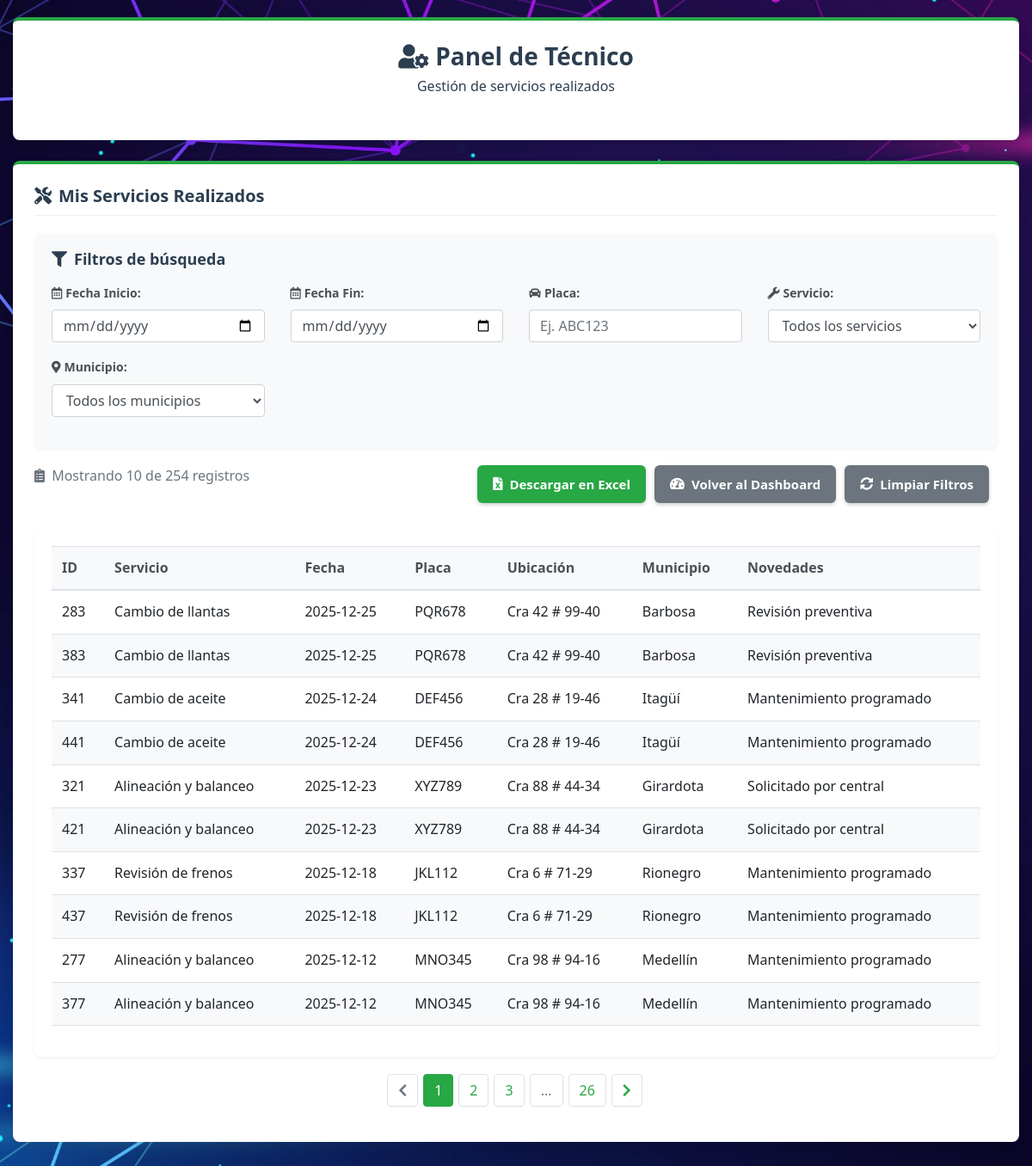
The app's page /consulta_general_tecnico.php (signed in) with its own data.
### tables this page shows
CREATE TABLE `servicios_realizados` (
  `Servicio_Realizado_id` int(11) NOT NULL,
  `Cedula_Empleado_id_Servicios_Realizados` int(11) DEFAULT NULL,
  `Vehiculo_id_Servicios_Realizados` varchar(20) DEFAULT NULL,
  `Servicio_id_Servicios_Realizados` int(11) DEFAULT NULL,
  `Fecha` date DEFAULT NULL,
  `municipio` int(11) DEFAULT 11,
  `Ubicación` varchar(255) DEFAULT NULL,
  `Novedades` text DEFAULT NULL,
  `Fotos` text DEFAULT NULL,
  `Detalle_Servicio` text DEFAULT NULL,
  `Custodia_Servicio` text DEFAULT NULL,
  `Facturación_Separada` tinyint(1) DEFAULT NULL
);

CREATE TABLE `servicios` (
  `Servicio_id` int(11) NOT NULL,
  `Nombre_Servicio` varchar(100) NOT NULL,
  `Descripción` varchar(255) DEFAULT NULL
);

CREATE TABLE `municipios` (
  `id` int(11) NOT NULL,
  `nombre` varchar(100) NOT NULL
);

### consulta_general_tecnico.php (the view, shortened to what this page needs)
<?php
$cedula_tecnico = $_SESSION['cedula'];
$host = "localhost";
$user = "root";
$password = "";
$database = "vial_servi";
$conn = new mysqli($host, $user, $password, $database);
$filtro_inicio   = isset($_GET['fecha_inicio']) ? $_GET['fecha_inicio'] : '';
$filtro_fin      = isset($_GET['fecha_fin']) ? $_GET['fecha_fin'] : '';
$filtro_placa    = isset($_GET['placa']) ? $_GET['placa'] : '';
$filtro_servicio = isset($_GET['servicio']) ? $_GET['servicio'] : '';
$filtro_municipio= isset($_GET['municipio']) ? $_GET['municipio'] : '';
$registros_por_pagina = 10;
$pagina_actual = isset($_GET['pagina']) ? intval($_GET['pagina']) : 1;
$offset = ($pagina_actual - 1) * $registros_por_pagina;
$sql_count = "
    SELECT COUNT(*) as total
    FROM servicios_realizados sr
    LEFT JOIN servicios s ON sr.Servicio_id_Servicios_Realizados = s.Servicio_id
    LEFT JOIN municipios m ON sr.municipio = m.id
    WHERE sr.Cedula_Empleado_id_Servicios_Realizados = ?
";
$sql = "
    SELECT
        sr.Servicio_Realizado_id,
        s.Nombre_Servicio,
        s.Descripción,
        sr.Fecha,
        sr.Ubicación,
        m.nombre AS Municipio,
        sr.Vehiculo_id_Servicios_Realizados AS Placa,
        sr.Novedades,
        sr.Detalle_Servicio,
        sr.Custodia_Servicio
    FROM servicios_realizados sr
    LEFT JOIN servicios s ON sr.Servicio_id_Servicios_Realizados = s.Servicio_id
    LEFT JOIN municipios m ON sr.municipio = m.id
    WHERE sr.Cedula_Empleado_id_Servicios_Realizados = ?
";
$params = [$cedula_tecnico];
$param_types = "i";
$stmt_count = $conn->prepare($sql_count);
$stmt_count->bind_param($param_types, ...$params);
$stmt_count->execute();
$result_count = $stmt_count->get_result();
$row_count = $result_count->fetch_assoc();
$total_registros = $row_count['total'];
$total_paginas = ceil($total_registros / $registros_por_pagina);
$sql .= " ORDER BY sr.Fecha DESC LIMIT ? OFFSET ?";
$params[] = $registros_por_pagina;
$params[] = $offset;
$param_types .= "ii";
$stmt = $conn->prepare($sql);
$stmt->bind_param($param_types, ...$params);
$stmt->execute();
$result = $stmt->get_result();
function construirUrlPaginacion($pagina) {
    $url = $_SERVER['PHP_SELF'] . '?pagina=' . $pagina;
    return $url;
}
?>
<!DOCTYPE html>
<html lang="es">
<head>
    <link rel="stylesheet" href="https://cdnjs.cloudflare.com/ajax/libs/bootstrap/4.6.2/css/bootstrap.min.css">
    <link rel="stylesheet" href="https://cdnjs.cloudflare.com/ajax/libs/font-awesome/5.15.4/css/all.min.css">
</head>
<body>
    <div class="container">
        <div class="dashboard-card mb-4">
            <div class="dashboard-header text-center">
                <h1 class="dashboard-title" style="color: var(--secondary-color); text-shadow: none;">
                    <i class="fas fa-user-cog mr-2"></i>Panel de Técnico
                </h1>
                <p class="dashboard-subtitle" style="color: var(--secondary-color); text-shadow: none;">
                    Gestión de servicios realizados
                </p>
            </div>
        </div>
        <div class="dashboard-card">
            <h5 class="card-title">
                <i class="fas fa-tools mr-2"></i>Mis Servicios Realizados
            </h5>
            <div class="filter-container">
                <h6 class="filter-title"><i class="fas fa-filter mr-2"></i>Filtros de búsqueda</h6>
                <form class="form" action="" method="GET" id="filterForm">
                    <div class="row">
                        <div class="col-md-3 col-sm-6">
                            <div class="form-group">
                                <label for="fecha_inicio"><i class="far fa-calendar-alt mr-1"></i>Fecha Inicio:</label>
                                <input  data-no-warning type="date" id="fecha_inicio" name="fecha_inicio" value="<?= htmlspecialchars(isset($_GET['fecha_inicio']) ? $_GET['fecha_inicio'] : ''); ?>" class="form-control auto-submit">
                            </div>
                        </div>
                        <div class="col-md-3 col-sm-6">
                            <div class="form-group">
                                <label for="fecha_fin"><i class="far fa-calendar-alt mr-1"></i>Fecha Fin:</label>
                                <input  data-no-warning type="date" id="fecha_fin" name="fecha_fin" value="<?= htmlspecialchars(isset($_GET['fecha_fin']) ? $_GET['fecha_fin'] : ''); ?>" class="form-control auto-submit">
                            </div>
                        </div>
                        <div class="col-md-3 col-sm-6">
                            <div class="form-group">
                                <label for="placa"><i class="fas fa-car mr-1"></i>Placa:</label>
                                <input  data-no-warning type="text" id="placa" name="placa" value="<?= htmlspecialchars($filtro_placa); ?>" placeholder="Ej. ABC123" class="form-control auto-submit">
                            </div>
                        </div>
                        <div class="col-md-3 col-sm-6">
                            <div class="form-group">
                                <label for="servicio"><i class="fas fa-wrench mr-1"></i>Servicio:</label>
                                <select  data-no-warning name="servicio" id="servicio" class="form-control auto-submit">
                                    <option value="">Todos los servicios</option>
                                </select>
                            </div>
                        </div>
                        <div class="col-md-3 col-sm-6">
                            <div class="form-group">
                                <label for="municipio"><i class="fas fa-map-marker-alt mr-1"></i>Municipio:</label>
                                <select  data-no-warning name="municipio" id="municipio" class="form-control auto-submit">
                                    <option value="">Todos los municipios</option>
                                </select>
                            </div>
                        </div>
                    </div>
                </form>
            </div>
            <div class="actions-bar">
                <div>
                    <?php if ($total_registros > 0): ?>
                    <span class="text-muted">
                        <i class="fas fa-clipboard-list mr-1"></i> Mostrando <?= min($registros_por_pagina, $result->num_rows) ?> de <?= $total_registros ?> registros
                    </span>
                    <?php endif; ?>
                </div>
                <div class="btn-group">
                    <a  data-no-warning href="?export=excel<?= (!empty($filtro_inicio) ? '&fecha_inicio=' . $filtro_inicio : '') ?><?= (!empty($filtro_fin) ? '&fecha_fin=' . $filtro_fin : '') ?><?= (!empty($filtro_placa) ? '&placa=' . $filtro_placa : '') ?><?= (!empty($filtro_servicio) ? '&servicio=' . $filtro_servicio : '') ?><?= (!empty($filtro_municipio) ? '&municipio=' . $filtro_municipio : '') ?>" class="dashboard-btn">
                        <i class="fas fa-file-excel"></i> Descargar en Excel
                    </a>
                    <a  data-no-warning href="dashboard.php" class="dashboard-btn dashboard-btn-secondary">
                        <i class="fas fa-tachometer-alt"></i> Volver al Dashboard
                    </a>
                    <a  data-no-warning href="consulta_general_tecnico.php" class="dashboard-btn dashboard-btn-secondary">
                        <i class="fas fa-sync-alt"></i> Limpiar Filtros
                    </a>
                </div>
            </div>
            <div class="table-container table-responsive">
                <?php
                if ($result->num_rows > 0) {
                    echo "<table class='table table-hover'>";
                    echo "<thead><tr>
                            <th>ID</th>
                            <th>Servicio</th>
                            <th>Fecha</th>
                            <th>Placa</th>
                            <th>Ubicación</th>
                            <th>Municipio</th>
                            <th>Novedades</th>
                            </tr></thead><tbody>";
                    while ($row = $result->fetch_assoc()) {
                        echo "<tr>
                                <td>" . htmlspecialchars($row['Servicio_Realizado_id']) . "</td>
                                <td>" . htmlspecialchars($row['Nombre_Servicio']) . "</td>
                                <td>" . htmlspecialchars($row['Fecha']) . "</td>
                                <td>" . htmlspecialchars($row['Placa']) . "</td>
                                <td>" . htmlspecialchars($row['Ubicación']) . "</td>
                                <td>" . htmlspecialchars($row['Municipio']) . "</td>
                                <td>" . htmlspecialchars($row['Novedades']) . "</td>
                              </tr>";
                    }
                    echo "</tbody></table>";
                } else {
                    echo "<div class='no-results'>
                            <i class='fas fa-search fa-3x mb-3'></i>
                            <p>No se encontraron servicios realizados con los filtros aplicados.</p>
                            <a href='consulta_general_tecnico.php' class='btn btn-outline-secondary mt-3'><i class='fas fa-sync-alt mr-2'></i>Limpiar filtros</a>
                          </div>";
                }
                ?>
            </div>
            <?php if ($total_paginas > 1): ?>
            <nav aria-label="Navegación de páginas">
                <ul class="pagination">
                    <li class="page-item <?= ($pagina_actual <= 1) ? 'disabled' : '' ?>">
                        <a class="page-link" href="<?= construirUrlPaginacion($pagina_actual - 1) ?>">
                            <i class="fas fa-chevron-left"></i>
                        </a>
                    </li>
                    <?php
                    $rango = 2;
                    $inicio_rango = max(1, $pagina_actual - $rango);
                    $fin_rango = min($total_paginas, $pagina_actual + $rango);
                    for ($i = $inicio_rango; $i <= $fin_rango; $i++) {
                        echo '<li class="page-item ' . ($i == $pagina_actual ? 'active' : '') . '">
                                <a class="page-link" href="' . construirUrlPaginacion($i) . '">' . $i . '</a>
                              </li>';
                    }
                    if ($fin_rango < $total_paginas) {
                        if ($fin_rango < $total_paginas - 1) {
                            echo '<li class="page-item disabled"><a class="page-link">...</a></li>';
                        }
                        echo '<li class="page-item"><a class="page-link" href="' . construirUrlPaginacion($total_paginas) . '">' . $total_paginas . '</a></li>';
                    }
                    ?>
                    <li class="page-item <?= ($pagina_actual >= $total_paginas) ? 'disabled' : '' ?>">
                        <a class="page-link" href="<?= construirUrlPaginacion($pagina_actual + 1) ?>">
                            <i class="fas fa-chevron-right"></i>
                        </a>
                    </li>
                </ul>
            </nav>
            <?php endif; ?>
        </div>
    </div>
</body>
</html>

### consulta_general_tecnico.php (style rules this page uses)
:root { --primary-color: #28a745; --secondary-color: #2c3e50; --text-color: #333; --light-text: #ffffff; --card-bg: #fff; --border-radius: 8px; --box-shadow: 0 4px 12px rgba(0,0,0,0.1); }
body { font-family: 'Segoe UI', Tahoma, Geneva, Verdana, sans-serif; background-image: url('Imagenes/Administrador.jpg'); background-size: cover; background-attachment: fixed; background-position: center; color: var(--text-color); line-height: 1.6; min-height: 100vh; padding-top: 20px; padding-bottom: 40px; }
.container { max-width: 1200px; margin: 0 auto; }
.dashboard-header { margin-bottom: 25px; position: relative; }
.dashboard-title { font-size: 28px; font-weight: 700; color: #fff; text-shadow: 1px 1px 3px rgba(0,0,0,0.8); margin-bottom: 5px; }
.dashboard-subtitle { font-size: 16px; color: #fff; text-shadow: 1px 1px 2px rgba(0,0,0,0.8); }
.dashboard-card { background-color: var(--card-bg); border-radius: var(--border-radius); box-shadow: var(--box-shadow); padding: 25px; margin-bottom: 25px; border-top: 4px solid var(--primary-color); }
.card-title { font-size: 20px; font-weight: 600; margin-bottom: 20px; padding-bottom: 10px; border-bottom: 1px solid #eee; color: var(--secondary-color); }
.dashboard-btn { display: inline-flex; align-items: center; gap: 8px; padding: 10px 18px; background-color: var(--primary-color); color: white; border-radius: 6px; cursor: pointer; text-decoration: none; display: inline-flex; align-items: center; gap: 8px; font-size: 15px; font-weight: 600; transition: all 0.3s ease; margin-right: 10px; box-shadow: 0 2px 4px rgba(0, 0, 0, 0.2); }
.dashboard-btn-secondary { background-color: #6c757d; }
.filter-container { background-color: #f8f9fa; border-radius: 8px; padding: 20px; margin-bottom: 20px; box-shadow: 0 2px 4px rgba(0,0,0,0.05); }
.filter-title { font-size: 18px; font-weight: 600; margin-bottom: 15px; color: var(--secondary-color); }
.form-group label { font-weight: 600; font-size: 14px; color: #495057; }
.table-container { background-color: #fff; border-radius: 8px; padding: 20px; box-shadow: 0 2px 4px rgba(0,0,0,0.05); }
table { width: 100%; border-collapse: collapse; }
th { background-color: #f8f9fa; color: #495057; font-weight: 600; text-align: left; padding: 12px 15px; border-bottom: 2px solid #dee2e6; }
td { padding: 12px 15px; border-bottom: 1px solid #dee2e6; vertical-align: middle; }
tr:nth-child(even) { background-color: #f8f9fa; }
.pagination { justify-content: center; margin-top: 20px; }
.page-link { color: var(--primary-color); border-radius: 4px; margin: 0 3px; }
.page-item.active .page-link { background-color: var(--primary-color); border-color: var(--primary-color); }
.actions-bar { display: flex; justify-content: space-between; margin-bottom: 20px; flex-wrap: wrap; }
.actions-bar .btn-group { margin-bottom: 10px; }

### records on screen
servicios_realizados: Servicio_Realizado_id "283", Servicio_id_Servicios_Realizados.Nombre_Servicio "Cambio de llantas", Fecha "2025-12-25", Vehiculo_id_Servicios_Realizados "PQR678", Ubicación "Cra 42 # 99-40", municipio.nombre "Barbosa", Novedades "Revisión preventiva"
servicios_realizados: Servicio_Realizado_id "383", Servicio_id_Servicios_Realizados.Nombre_Servicio "Cambio de llantas", Fecha "2025-12-25", Vehiculo_id_Servicios_Realizados "PQR678", Ubicación "Cra 42 # 99-40", municipio.nombre "Barbosa", Novedades "Revisión preventiva"
servicios_realizados: Servicio_Realizado_id "341", Servicio_id_Servicios_Realizados.Nombre_Servicio "Cambio de aceite", Fecha "2025-12-24", Vehiculo_id_Servicios_Realizados "DEF456", Ubicación "Cra 28 # 19-46", municipio.nombre "Itagüí", Novedades "Mantenimiento programado"
servicios_realizados: Servicio_Realizado_id "441", Servicio_id_Servicios_Realizados.Nombre_Servicio "Cambio de aceite", Fecha "2025-12-24", Vehiculo_id_Servicios_Realizados "DEF456", Ubicación "Cra 28 # 19-46", municipio.nombre "Itagüí", Novedades "Mantenimiento programado"
servicios_realizados: Servicio_Realizado_id "321", Servicio_id_Servicios_Realizados.Nombre_Servicio "Alineación y balanceo", Fecha "2025-12-23", Vehiculo_id_Servicios_Realizados "XYZ789", Ubicación "Cra 88 # 44-34", municipio.nombre "Girardota", Novedades "Solicitado por central"
servicios_realizados: Servicio_Realizado_id "421", Servicio_id_Servicios_Realizados.Nombre_Servicio "Alineación y balanceo", Fecha "2025-12-23", Vehiculo_id_Servicios_Realizados "XYZ789", Ubicación "Cra 88 # 44-34", municipio.nombre "Girardota", Novedades "Solicitado por central"
servicios_realizados: Servicio_Realizado_id "337", Servicio_id_Servicios_Realizados.Nombre_Servicio "Revisión de frenos", Fecha "2025-12-18", Vehiculo_id_Servicios_Realizados "JKL112", Ubicación "Cra 6 # 71-29", municipio.nombre "Rionegro", Novedades "Mantenimiento programado"
servicios_realizados: Servicio_Realizado_id "437", Servicio_id_Servicios_Realizados.Nombre_Servicio "Revisión de frenos", Fecha "2025-12-18", Vehiculo_id_Servicios_Realizados "JKL112", Ubicación "Cra 6 # 71-29", municipio.nombre "Rionegro", Novedades "Mantenimiento programado"
servicios_realizados: Servicio_Realizado_id "277", Servicio_id_Servicios_Realizados.Nombre_Servicio "Alineación y balanceo", Fecha "2025-12-12", Vehiculo_id_Servicios_Realizados "MNO345", Ubicación "Cra 98 # 94-16", municipio.nombre "Medellín", Novedades "Mantenimiento programado"
servicios_realizados: Servicio_Realizado_id "377", Servicio_id_Servicios_Realizados.Nombre_Servicio "Alineación y balanceo", Fecha "2025-12-12", Vehiculo_id_Servicios_Realizados "MNO345", Ubicación "Cra 98 # 94-16", municipio.nombre "Medellín", Novedades "Mantenimiento programado"

### other values on screen
min($registros_por_pagina, $result->num_rows) "10"
$total_registros "254"
$total_paginas "26"
